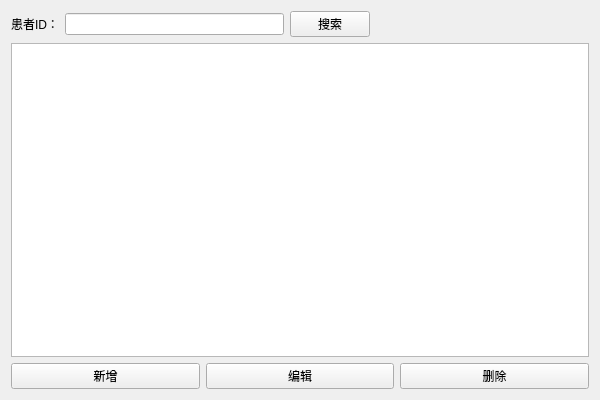
<?xml version="1.0" encoding="UTF-8"?>
<ui version="4.0">
 <class>AppointmentView</class>
 <widget class="QWidget" name="AppointmentView">
  <property name="geometry">
   <rect>
    <x>0</x>
    <y>0</y>
    <width>600</width>
    <height>400</height>
   </rect>
  </property>
  <property name="windowTitle">
   <string>预约排班管理</string>
  </property>
  <layout class="QVBoxLayout" name="verticalLayout">
   <item>
    <layout class="QHBoxLayout" name="horizontalLayout">
     <item>
      <widget class="QLabel" name="label">
       <property name="text">
        <string>患者ID：</string>
       </property>
      </widget>
     </item>
     <item>
      <widget class="QLineEdit" name="dbEditSearch"/>
     </item>
     <item>
      <widget class="QPushButton" name="btSearch">
       <property name="text">
        <string>搜索</string>
       </property>
       <property name="icon">
        <iconset resource="lab4.qrc">
         <normaloff>:/img/search.png</normaloff>:/img/search.png</iconset>
       </property>
      </widget>
     </item>
     <item>
      <spacer name="horizontalSpacer">
       <property name="orientation">
        <enum>Qt::Horizontal</enum>
       </property>
       <property name="sizeHint" stdset="0">
        <size>
         <width>40</width>
         <height>20</height>
        </size>
       </property>
      </spacer>
     </item>
    </layout>
   </item>
   <item>
    <widget class="QTableView" name="tableView"/>
   </item>
   <item>
    <layout class="QHBoxLayout" name="horizontalLayout_2">
     <item>
      <widget class="QPushButton" name="btAdd">
       <property name="text">
        <string>新增</string>
       </property>
       <property name="icon">
        <iconset resource="lab4.qrc">
         <normaloff>:/img/add.png</normaloff>:/img/add.png</iconset>
       </property>
      </widget>
     </item>
     <item>
      <widget class="QPushButton" name="btEdit">
       <property name="text">
        <string>编辑</string>
       </property>
       <property name="icon">
        <iconset resource="lab4.qrc">
         <normaloff>:/img/edit.png</normaloff>:/img/edit.png</iconset>
       </property>
      </widget>
     </item>
     <item>
      <widget class="QPushButton" name="btDelete">
       <property name="text">
        <string>删除</string>
       </property>
       <property name="icon">
        <iconset resource="lab4.qrc">
         <normaloff>:/img/delete.png</normaloff>:/img/delete.png</iconset>
       </property>
      </widget>
     </item>
    </layout>
   </item>
  </layout>
 </widget>
 <resources/>
 <connections/>
</ui>
